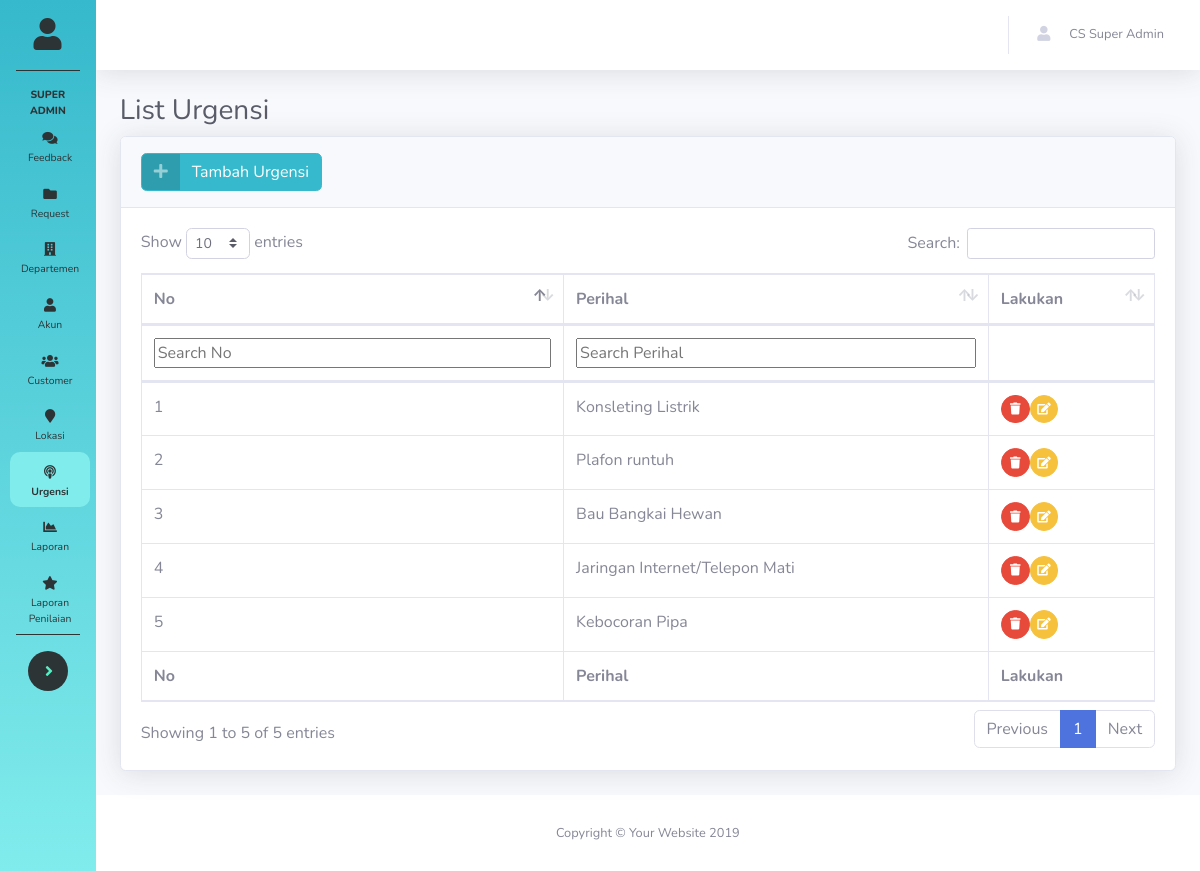
Page /Admin/list_urgensi.php (signed in) on the committed database.
### tables this page shows
CREATE TABLE `tb_urgensi` (
  `id_urgensi` int(5) NOT NULL,
  `perihal` varchar(100) DEFAULT NULL
);

### Admin/list_urgensi.php (the view, shortened to what this page needs)
<?php
include 'header.php';
?>
        <div class="container-fluid">
           <h1 class="h3 mb-2 text-gray-800">List Urgensi</h1>
          <div class="card shadow mb-4">
            <div class="card-header py-3">
              <a href="../Admin/add_urgensi.php" class="btn btn-info btn-icon-split">
                    <span class="icon text-white-50">
                      <i class="fas fa-plus"></i>
                    </span>
                    <span class="text">Tambah Urgensi</span>
                  </a>
            </div>
            <div class="card-body">
              <div class="table-responsive">
                <table class="table table-bordered" id="dataTable" width="100%" cellspacing="0">
                  <thead>
                    <tr>
                      <th>No</th>
                      <th>Perihal</th>
                      <th>Lakukan</th>
                    </tr>
                  </thead>
                  <tfoot>
                    <tr>
                      <th>No</th>
                      <th>Perihal</th>
                      <th>Lakukan</th>
                    </tr>
                  </tfoot>
                  <tbody>
                    <?php
                      $urgensi = mysqli_query($koneksi, "SELECT * from tb_urgensi") or die(mysqli_error($koneksi));
                      $no=1;
                      foreach ( $urgensi as $row){
                          echo "<tr>
                              <td>$no</td>
                              <td>".$row['perihal']."</td>
                              <td>
                              <a href='../action/delete_urgensi.php?id=".$row['id_urgensi']."' class='btn btn-danger btn-circle btn-sm' name='hapus' onclick='return";
                                echo ' confirm("Apakah ingin menghapus perihal '.$row['perihal'].' dari daftar urgensi?")';
                                echo"'>
                                <i class='fas fa-trash'></i>
                              </a>";
                                echo '<button type="button" class="btn btn-warning btn-circle btn-sm" data-toggle="modal" data-target="#exampleModal'.$no.'">
                                    <i class="fas fa-edit"></i>
                                </button>
                                <div class="modal fade" id="exampleModal'.$no.'" tabindex="-1" role="dialog" aria-labelledby="exampleModalLabel" aria-hidden="true">
                                  <div class="modal-dialog" role="document">
                                    <div class="modal-content">
                                      <div class="modal-header">
                                        <h5 class="modal-title" id="exampleModalLabel">Ganti Perihal '.$row['perihal'].'</h5>
                                        <button type="button" class="close" data-dismiss="modal" aria-label="Close">
                                          <span aria-hidden="true">&times;</span>
                                        </button>
                                      </div>
                                      <form action="../action/edit_urgensi.php" method="post">
                                          <div class="modal-body">
                                            <input type="text" class="form-control" placeholder="Perihal" name="perihal">
                                            <input type="hidden" value="'.$row['id_urgensi'].'" name="id_urgensi">
                                          </div>
                                          <div class="modal-footer">
                                            <button type="button" class="btn btn-secondary" data-dismiss="modal">Close</button>
                                            <button type="submit" class="btn btn-primary">Rename</button>
                                          </div>
                                      </form>
                                    </div>
                                  </div>
                                </div>';
                              echo"</td>
                            </tr>";
                          $no++;
                      }
                    ?>
                  </tbody>
                </table>
              </div>
            </div>
          </div>
        </div>
      </div>
<?php include 'footer.php';
?>

### rows in the picture
tb_urgensi: perihal "Konsleting Listrik"
tb_urgensi: perihal "Plafon runtuh"
tb_urgensi: perihal "Bau Bangkai Hewan"
tb_urgensi: perihal "Jaringan Internet/Telepon Mati"
tb_urgensi: perihal "Kebocoran Pipa"

### other values in the picture
$_SESSION['hak_akses'] "SUPER ADMIN"
$_SESSION['nama'] "CS Super Admin"
